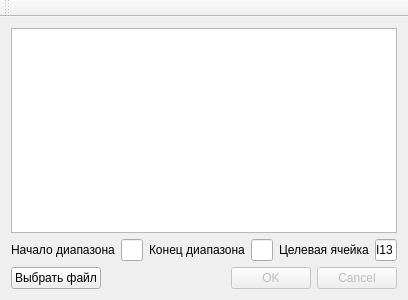
<?xml version="1.0" encoding="UTF-8"?>
<ui version="4.0">
 <class>MainWindow</class>
 <widget class="QMainWindow" name="MainWindow">
  <property name="geometry">
   <rect>
    <x>0</x>
    <y>0</y>
    <width>402</width>
    <height>300</height>
   </rect>
  </property>
  <property name="windowTitle">
   <string>MainWindow</string>
  </property>
  <widget class="QWidget" name="centralWidget">
   <layout class="QVBoxLayout" name="verticalLayout">
    <item>
     <widget class="QTableWidget" name="tableWidget"/>
    </item>
    <item>
     <layout class="QHBoxLayout" name="horizontalLayout">
      <item>
       <widget class="QLabel" name="label_2">
        <property name="text">
         <string>Начало диапазона</string>
        </property>
       </widget>
      </item>
      <item>
       <widget class="QLineEdit" name="range_start"/>
      </item>
      <item>
       <widget class="QLabel" name="label">
        <property name="text">
         <string>Конец диапазона</string>
        </property>
       </widget>
      </item>
      <item>
       <widget class="QLineEdit" name="range_end"/>
      </item>
      <item>
       <widget class="QLabel" name="label_3">
        <property name="text">
         <string>&lt;html&gt;&lt;head/&gt;&lt;body&gt;&lt;p&gt;Целевая ячейка&lt;/p&gt;&lt;/body&gt;&lt;/html&gt;</string>
        </property>
       </widget>
      </item>
      <item>
       <widget class="QLineEdit" name="target_cell">
        <property name="text">
         <string>I13</string>
        </property>
       </widget>
      </item>
     </layout>
    </item>
    <item>
     <layout class="QHBoxLayout" name="horizontalLayout_2">
      <item>
       <widget class="QPushButton" name="btnBrowse">
        <property name="text">
         <string>Выбрать файл</string>
        </property>
       </widget>
      </item>
      <item>
       <widget class="QDialogButtonBox" name="buttonBox">
        <property name="enabled">
         <bool>false</bool>
        </property>
        <property name="standardButtons">
         <set>QDialogButtonBox::Cancel|QDialogButtonBox::Ok</set>
        </property>
       </widget>
      </item>
     </layout>
    </item>
   </layout>
  </widget>
  <widget class="QToolBar" name="mainToolBar">
   <attribute name="toolBarArea">
    <enum>TopToolBarArea</enum>
   </attribute>
   <attribute name="toolBarBreak">
    <bool>false</bool>
   </attribute>
  </widget>
 </widget>
 <layoutdefault spacing="6" margin="11"/>
 <resources/>
 <connections/>
</ui>
